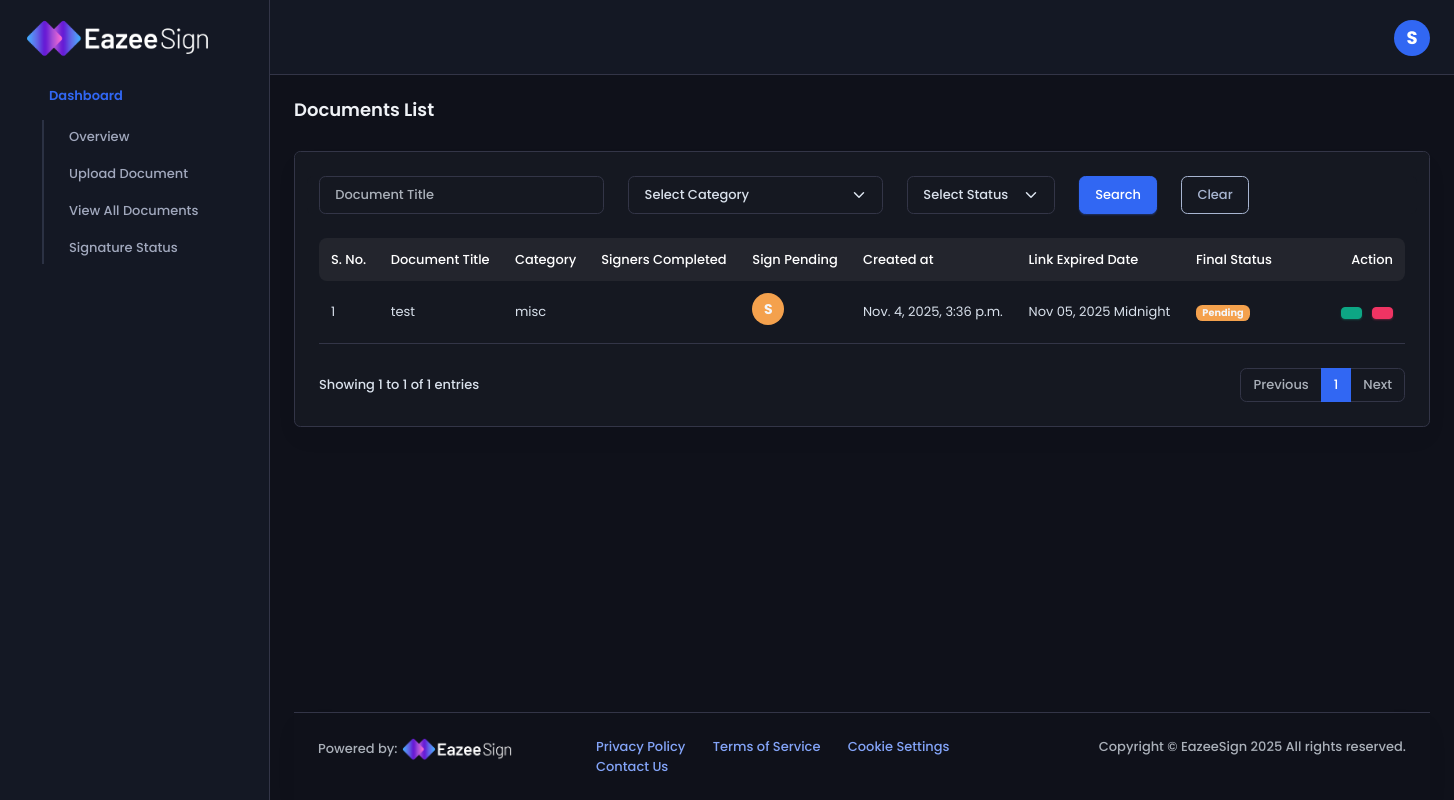
/document_list/ (signed in), run on the app's committed database.
### esign/models.py (models this page shows, shortened)
class Document(models.Model):
    STATUS_CHOICES = [
        ('pending','Pending'),
        ('signed','Signed'),
        ('approved','Approved'),
        ('cancelled','Cancelled'),
    ]
    TEMPLATE_CATEGORIES = [
        ('employment', 'Employment / HR'),
        ('legal', 'Legal / Compliance'),
        ('finance', 'Finance / Accounting'),
        ('sales', 'Sales / Marketing'),
        ('procurement', 'Procurement / Operations'),
        ('government', 'Government / Administrative'),
        ('education', 'Education / Training'),
        ('healthcare', 'Healthcare / Medical'),
        ('it', 'IT / Software'),
        ('misc', 'Miscellaneous / Personal'),
    ]
    owner = models.ForeignKey(User, on_delete=models.CASCADE, related_name='documents')
    title = models.CharField(max_length=250)
    file = models.FileField(upload_to=upload_doc_path)
    created_at = models.DateTimeField(auto_now_add=True)
    status = models.CharField(max_length=20, choices=STATUS_CHOICES, default='pending')
    merged_file = models.FileField(upload_to='merged/', null=True, blank=True)
    is_template = models.BooleanField(default=False)
    category = models.CharField(max_length=50, choices=TEMPLATE_CATEGORIES, default='misc')
    favorite_by = models.ManyToManyField(User, related_name='favorite_templates', blank=True)
    template_id = models.CharField(max_length=150, blank=True, null=True)
    valid_until = models.DateTimeField(
    null=True,
    blank=True,
    help_text="Document is valid until this date"
    )

class DocumentSignFlow(models.Model):
    ROLE_CHOICES = (
        ("signer", "Signer"),   # ✅ Can sign
        ("viewer", "Viewer"),   # ✅ Can only read
    )
    document = models.ForeignKey(Document, on_delete=models.CASCADE, related_name='sign_flow')
    token = models.CharField(max_length=64, unique=True)  # unique token per recipient
    recipient_name = models.CharField(max_length=255, blank=True, null=True)
    recipient_email = models.EmailField(blank=True, null=True)
    order = models.PositiveIntegerField()
    is_signed = models.BooleanField(default=False)
    role = models.CharField(max_length=20, choices=ROLE_CHOICES, default="signer")  # ✅ NEW FIELD
    signed_at = models.DateTimeField(null=True, blank=True)
    merged_file = models.FileField(upload_to='signed_docs/', null=True, blank=True)  # new field
    is_canceled = models.BooleanField(default=False)  # ✅ new column for cancel/refuse
    assigned_at = models.DateTimeField(null=True, blank=True)
    assigned_by = models.CharField(max_length=255, blank=True, null=True)
    reminder_days = models.PositiveIntegerField(
        null=True,   # DB me NULL allow karega
        blank=True   # form/admin me blank allow karega
    )
    last_reminder_sent = models.DateTimeField(null=True, blank=True)
    next_reminder_sent = models.DateTimeField(null=True, blank=True)
    security_token = models.CharField(max_length=255, blank=True, null=True)
    class Meta:
        ordering = ['order']

### esign/views.py (the view, shortened to what this page needs)
# urls.py: path('document_list/', views.document_list, name='document_list'),
@login_required
def document_list(request):
    storage = messages.get_messages(request)
    list(storage)  # clear old messages
    doc_id = request.GET.get('doc_id', '').strip()
    document_title = request.GET.get('document_title', '').strip()
    category = request.GET.get('category', '').strip()
    status = request.GET.get('status', '').strip()  # e.g., 'Complete' or 'Pending'
    docs = Document.objects.filter(owner=request.user, is_template=False).annotate(
        signer_count=Count('sign_flow')
    ).filter(signer_count__gt=0)
    if doc_id:
        docs = docs.filter(id__icontains=doc_id)  # partial match for ID
    if document_title:
        docs = docs.filter(title__icontains=document_title)  # partial match for title
    if category:
        docs = docs.filter(category__icontains=category)
    if hasattr(docs, 'order_by'):
        docs = docs.order_by('-created_at')
    paginator = Paginator(docs, 10)
    page_number = request.GET.get('page')
    page_obj = paginator.get_page(page_number)
    context = {
        'documents': page_obj,
        'doc_id': doc_id,
        'document_title': document_title,
        'category': category,
        'status': status,
    }
    return render(request, 'esign/document-list.html', context)

### templates/esign/document-list.html (shortened to what this page needs)
{% extends "esign/base.html" %}
{% block content %}
{% load custom_tags %}
<head>
 <link href="assets/css/bootstrap.min.css" rel="stylesheet" type="text/css" />
 <link href="assets/css/icons.min.css" rel="stylesheet" type="text/css" />
 <link href="assets/css/app.min.css" rel="stylesheet" type="text/css" />
 <link href="assets/css/custom-styles.css" rel="stylesheet" type="text/css" />
</head>
<body>
    <div class="page-wrapper">
            <div class="container-fluid">
                <div class="row">
                    <div class="col-sm-12">
                        <div class="page-title-box d-md-flex justify-content-md-between align-items-center pt-0">
                            <div>
                                <h4 class="page-title mb-1">Documents List</h4>
                            </div>
                        </div>
                    </div>
                </div>
                <div class="row justify-content-center">
                        <div class="col-12">
                            <div class="card">
                                <div class="card-header">
                                    <div class="row align-items-center">
                                        <div class="card border-0 mb-0 shadow-none">
                                               <form class="row align-items-center" method="get">
    <div class="col-12 col-md-auto mb-2 mb-md-0">
        <input type="text" name="document_title" class="form-control" placeholder="Document Title" value="{{ document_title }}">
    </div>
 <div class="col-12 col-md-auto mb-2 mb-md-0">
  <select name="category" id="category" class="form-select">
    <option value="">Select Category</option>
  </select>
</div>
<div class="col-12 col-md-auto mb-2 mb-md-0">
   <select name="status" id="inputStatusSearch" class="form-select">
    <option value="">Select Status</option>
</select>
</div>
    <div class="col-auto">
        <button type="submit" class="btn btn-primary">Search</button>
    </div>
<div class="col-auto">
    <a href="{% url 'document_list' %}" class="btn btn-outline-secondary">Clear</a>
</div>
</form>
                                            </div>
                                    </div>
                                </div>
                                <div class="card-body pt-0">
                                    <div class="table-responsive">
                                        <table class="table mb-3 table-centered border-bottom table-hover">
                                            <thead class="table-light">
                                            <tr>
                                                <th>S. No.</th>
                                                <th>Document Title</th>
                                                <th>Category</th>
                                                <th>Signers Completed</th>
                                                <th>Sign Pending</th>
                                                <th>Created at</th>
                                                <th>Link Expired Date</th>
                                                <th>Final Status</th>
                                                <th class="text-end">Action</th>
                                            </tr>
                                            </thead>
                                            <tbody>
                                            {% for d in documents %}
{% with flows=d.sign_flow.all %}
<tr>
    <td>{{ forloop.counter }}</td>
    <td>{{ d.title }}</td>
    <td>{{ d.category }}</td>
   <td>
</td>
<td>
    {% for f in flows %}
        {% if not f.is_signed %}
            <a href="#" class="d-inline-block me-1 mb-1" title="{{ f.recipient_email }}">
                <span class="avatar-circle bg-warning text-dark fw-bold">
                    {{ f.recipient_email|slice:":1"|upper }}
                </span>
            </a>
        {% endif %}
    {% empty %}
        N/A
    {% endfor %}
</td>
<td>{{ d.created_at }}</td>
<td>{{ d.valid_until|date:"b d, Y"|title }} Midnight</td>
<td>
    {% if flows|has_pending %}
        <span class="badge bg-warning text-dark">Pending</span>
    {% else %}
        <span class="badge bg-success">Complete</span>
    {% endif %}
</td>
    <td class="text-end" style="width: 120px;">
        <div class="dropdown d-inline">
            <button class="dropdown-toggle arrow-none btn btn-success btn-sm dropdown-toggle" type="button" id="downloadMenu{{ d.pk }}" data-bs-toggle="dropdown" aria-expanded="false">
            </button>
        </div>
        <form method="post" action="{% url 'delete_document' d.pk %}" class="d-inline" onsubmit="return confirm('Are you sure you want to delete this document?');">
            <button type="submit" class="btn btn-danger btn-sm ms-1">
                                                    </button></button>
        </form>
    </td>
</tr>
{% endwith %}
{% endfor %}
                                            </tbody>
                                        </table>
                                    </div>
                                    <div class="row align-items-center">
    <div class="col">
        <div class="datatable-info">
            Showing {{ documents.start_index }} to {{ documents.end_index }} of {{ documents.paginator.count }} entries
        </div>
    </div>
    <div class="col-auto">
        <nav aria-label="Page navigation example">
            <ul class="pagination justify-content-end mb-0">
                {% if documents.has_previous %}
                    <li class="page-item">
                        <a class="page-link" href="?page={{ documents.previous_page_number }}{% if search_query %}&q={{ search_query }}{% endif %}">Previous</a>
                    </li>
                {% else %}
                    <li class="page-item disabled">
                        <a class="page-link">Previous</a>
                    </li>
                {% endif %}
                {% for num in documents.paginator.page_range %}
                    {% if documents.number == num %}
                        <li class="page-item active">
                            <a class="page-link" href="#">{{ num }}</a>
                        </li>
                    {% else %}
                        <li class="page-item">
                            <a class="page-link" href="?page={{ num }}{% if search_query %}&q={{ search_query }}{% endif %}">{{ num }}</a>
                        </li>
                    {% endif %}
                {% endfor %}
                {% if documents.has_next %}
                    <li class="page-item">
                        <a class="page-link" href="?page={{ documents.next_page_number }}{% if search_query %}&q={{ search_query }}{% endif %}">Next</a>
                    </li>
                {% else %}
                    <li class="page-item disabled">
                        <a class="page-link">Next</a>
                    </li>
                {% endif %}
            </ul>
        </nav>
    </div>
</div>
                                </div>
                            </div>
                        </div>
                    </div>
            </div>
        </div>
</body>
</html>{% endblock %}

### data on the page
Document: title "test", category "misc", created_at "Nov. 4, 2025, 3:36 p.m.", valid_until "Nov 05, 2025"
DocumentSignFlow: recipient_email "S"

### other printed values
{{ email_first|slice:":1" }} "S"
{{ documents.start_index }} "1"
{{ documents.end_index }} "1"
{{ documents.paginator.count }} "1"
{{ num }} "1"
